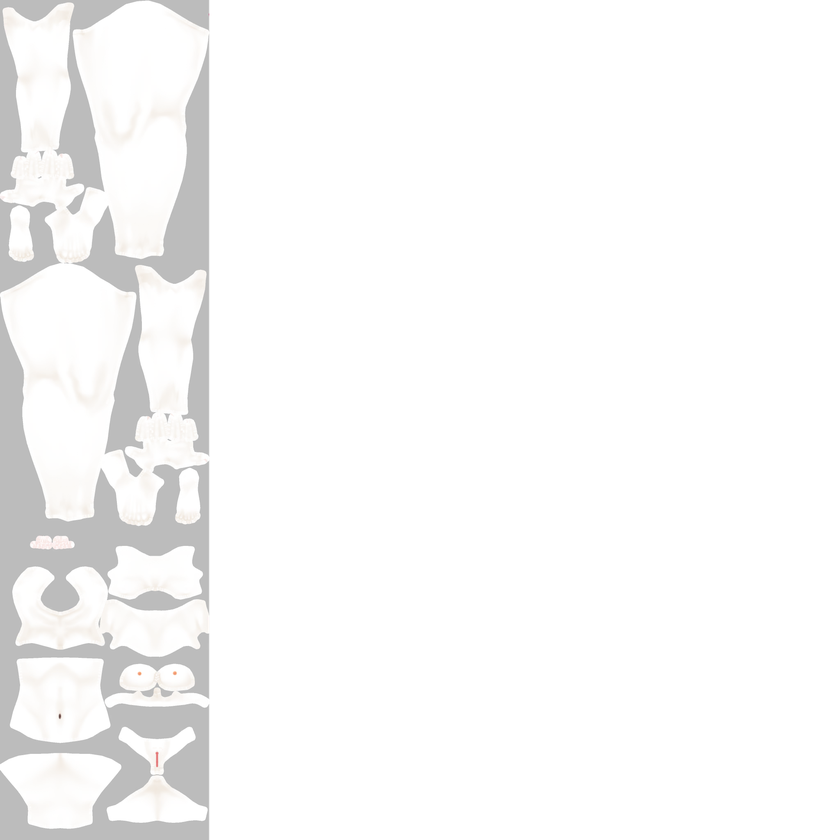
#> input picture SampleFiles/Albedo_Texture.png, 840 x 840 px, shrunk from 2048 x 2048 before the run
$ python SplitMulti.py ../SampleFiles/Albedo_Texture.png
#> lines starting #> are read from the running program, lines starting #| are printed output that depends on the picture
import os, sys
from PIL import Image

for src in sys.argv[1:]:
    outname = os.path.splitext(src)[0]
    try:
        img = Image.open(src).convert("RGBA")
#> img is the input picture: PIL image 840x840 RGBA; mean R, G, B, A 57.3, 57.2, 57, 63.5
        data = img.getdata()
        r = [(d[0], d[0], d[0]) for d in data]
#> r = 705600 items
        g = [(d[1], d[1], d[1]) for d in data]
#> g = 705600 items
        b = [(d[2], d[2], d[2]) for d in data]
#> b = 705600 items
        a = [(d[3], d[3], d[3]) for d in data]
#> a = 705600 items
        img.putdata(r)
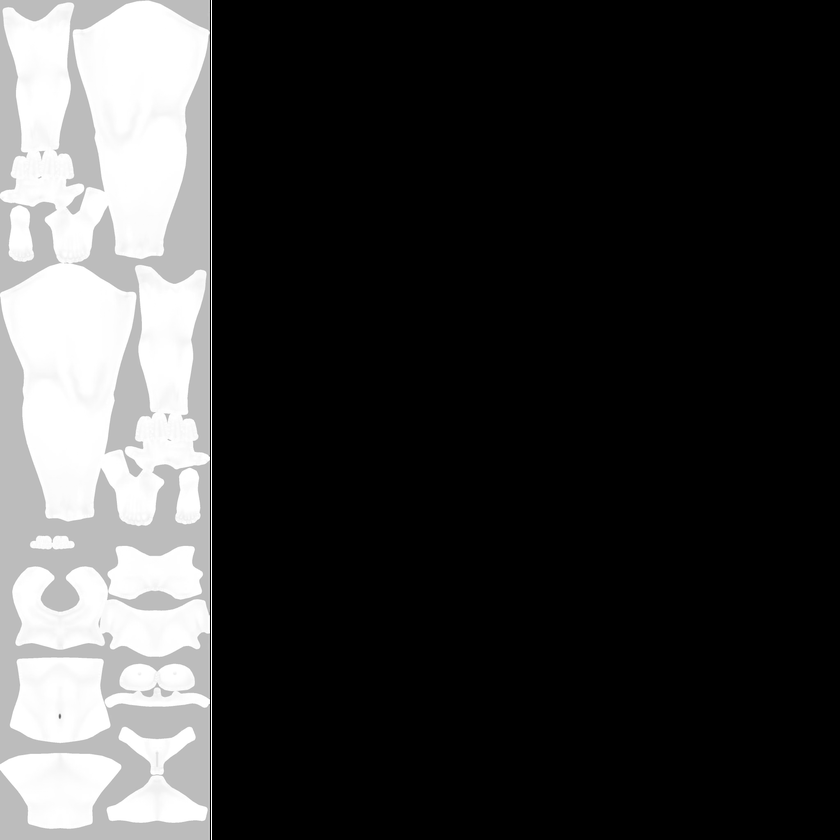
#> img: PIL image 840x840 RGBA; mean R, G, B, A 57.3, 57.3, 57.3, 255
        img.convert('RGB')
        img.save(outname + '_R.png', format="PNG")
        img.putdata(g)
        img.convert('RGB')
        img.save(outname + '_M.png', format="PNG")
        img.putdata(b)
        img.convert('RGB')
        img.save(outname + '_AO.png', format="PNG")
        img.putdata(a)
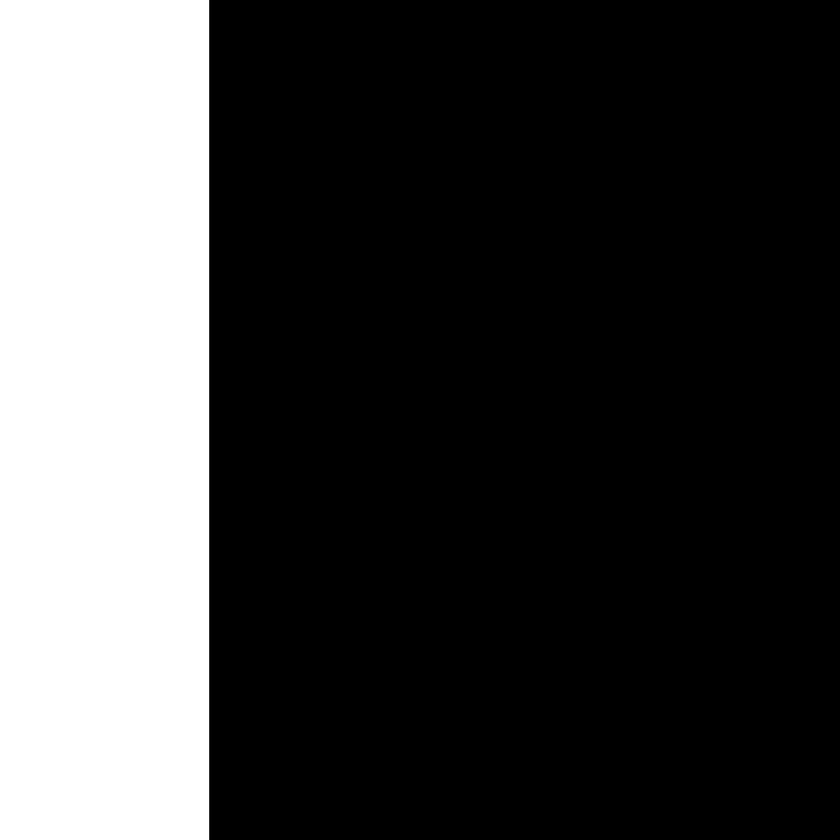
#> img: PIL image 840x840 RGBA; mean R, G, B, A 63.5, 63.5, 63.5, 255
        img.convert('RGB')
        img.save(outname + '_Mask.png', format="PNG")
    except IOError:
        pass
